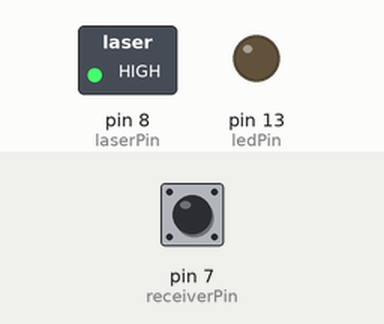
A sketch run on a simulated Arduino Uno, built with avr-gcc and run on an emulated ATmega328P. Parts: switched loads named in the sketch (green lamp = pin HIGH), output pins drawn as LEDs (lit = HIGH). Inputs (shaded band) come from the test bench; at power-on: pin 7 (receiverPin) HIGH. What the sketch prints to the serial monitor is not drawn.

Above: at 1.2 s.
1.3 s: pin 7 (receiverPin) pulled LOW for 0.15 s
At 1.37 s:
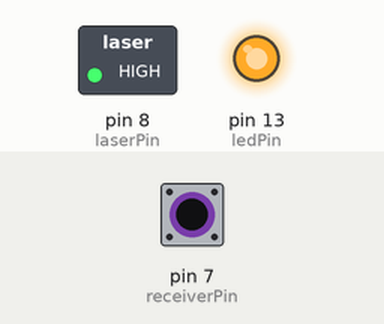
2.9 s: pin 7 (receiverPin) pulled LOW for 3.2 s
At 7.2 s:
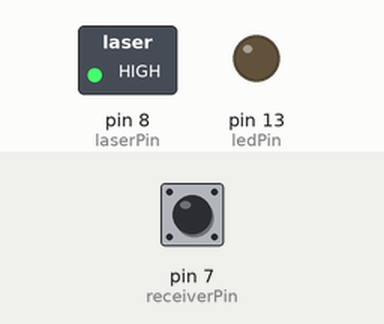
Timing chart, 0 to 8.7 s (numbered marks = the images above; inputs shaded):
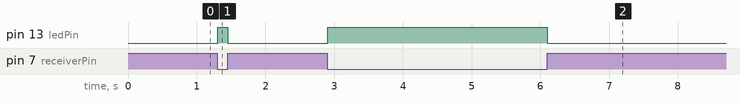

Measured:
- after the input at 1.3 s, pin 13 (ledPin): LOW → HIGH at once, → LOW 0.15 s later
- after the input at 2.9 s, pin 13 (ledPin): LOW → HIGH at once, → LOW 3.2 s later

The sketch:

laser_led.ino
```cpp
const int ledPin = 13;
const int receiverPin = 7;
const int laserPin = 8;
int receiverVal = 0;

void setup() {
  pinMode(ledPin, OUTPUT);
  pinMode(laserPin, OUTPUT);
  pinMode(receiverPin, INPUT);
  Serial.begin(9600);
  digitalWrite(receiverPin, HIGH);
  digitalWrite(laserPin, HIGH);
}

void loop() {
  receiverVal = digitalRead(receiverPin);
  digitalWrite(ledPin, receiverVal == LOW ? HIGH : LOW);
  Serial.println(receiverVal);
  /*delay(1000);
  digitalWrite(laserPin, LOW);
  delay(1000);*/
}
```
